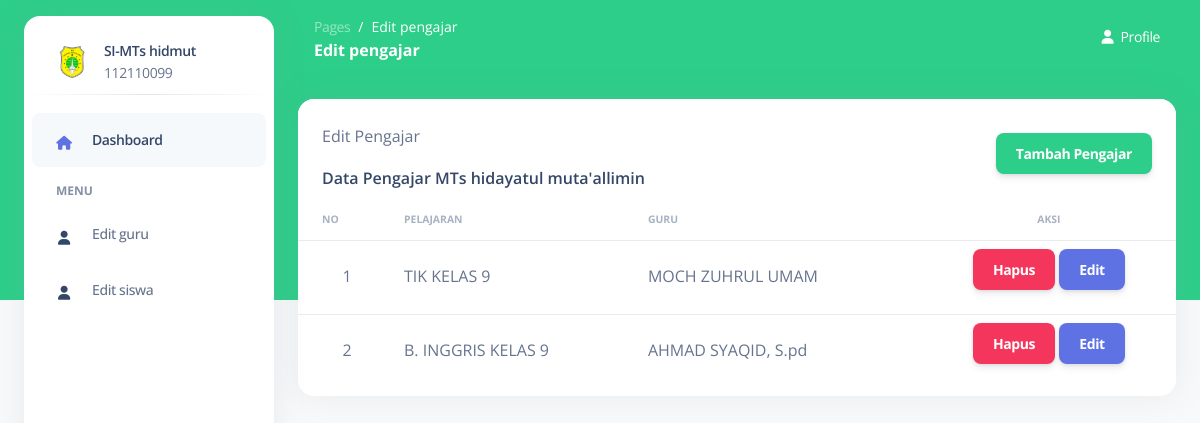
/edit-pengajar.php (signed in), run on the app's committed database.
### tables this page shows
CREATE TABLE `pengajar` (
  `ID_PENGAJAR` int(11) NOT NULL,
  `ID_PELAJARAN` int(11) DEFAULT NULL,
  `ID_GURU` int(11) DEFAULT NULL
);

CREATE TABLE `pelajaran` (
  `ID_PELAJARAN` int(11) NOT NULL,
  `KELAS` varchar(50) NOT NULL,
  `NAMA_PELAJARAN` varchar(50) NOT NULL
);

CREATE TABLE `guru` (
  `ID_GURU` int(11) NOT NULL,
  `NIP` varchar(50) DEFAULT NULL,
  `USERNAME` varchar(50) DEFAULT NULL,
  `PASSWORD` varchar(50) DEFAULT NULL,
  `NAMA` varchar(50) DEFAULT NULL,
  `GMAIL` varchar(50) DEFAULT NULL
);

### edit-pengajar.php (the view, shortened to what this page needs)
<?php
include_once ('koneksi.php');
?>
<!DOCTYPE html>
<html lang="en">
<head>
    <link href="public/front-end/assets/css/nucleo-icons.css" rel="stylesheet" />
    <link href="public/front-end/assets/css/nucleo-svg.css" rel="stylesheet" />
    <link href="public/front-end/assets/css/nucleo-svg.css" rel="stylesheet" />
    <link id="pagestyle" href="public/front-end/assets/css/argon-dashboard.css?v=2.0.4" rel="stylesheet" />
</head>
<body class="g-sidenav-show   bg-gray-100">
    <aside
        class="sidenav bg-white navbar navbar-vertical navbar-expand-xs border-0 border-radius-xl my-3 fixed-start ms-4 "
        id="sidenav-main">
        <div class="sidenav-header">
            <a class="navbar-brand m-0">
                <div class="d-flex align-items-center">
                    <img src="public/front-end/assets/img/logomts.svg" class="navbar-brand-img h-100" alt="main_logo">
                    <div class="ms-3">
                        <span class="font-weight-bold d-block">SI-MTs hidmut</span>
                        <span class="text-muted">112110099</span>
                    </div>
                </div>
            </a>
        </div>
        <hr class="horizontal dark mt-0">
        <div class="collapse navbar-collapse w-auto" id="sidenav-collapse-main">
            <ul class="navbar-nav">
                <li class="nav-item">
                    <a class="nav-link active" href="dashboard-admin.php">
                        <div
                            class="icon icon-shape icon-sm border-radius-md text-center me-2 d-flex align-items-center justify-content-center">
                            <i class="fas fa-home text-primary text-sm opacity-10"></i>
                        </div>
                        <span class="nav-link-text ms-1">Dashboard</span>
                    </a>
                </li>
                <li class="nav-item mt-3">
                    <h6 class="ps-4 ms-2 text-uppercase text-xs font-weight-bolder opacity-6">Menu</h6>
                </li>
                <li class="nav-item">
                    <a class="nav-link " href="edit-guru.php">
                        <div
                            class="icon icon-shape icon-sm border-radius-md text-center me-2 d-flex align-items-center justify-content-center">
                            <i class="fas fa-user text-dark text-sm opacity-10"></i>
                        </div>
                        <span class="nav-link-text ms-1">Edit guru</span>
                    </a>
                </li>
                <li class="nav-item">
                    <a class="nav-link " href="edit-siswa.php">
                        <div
                            class="icon icon-shape icon-sm border-radius-md text-center me-2 d-flex align-items-center justify-content-center">
                            <i class="fas fa-user text-dark text-sm opacity-10"></i>
                        </div>
                        <span class="nav-link-text ms-1">Edit siswa</span>
                    </a>
                </li>
            </ul>
        </div>
    </aside>
    <main class="main-content position-relative border-radius-lg ">
        <nav class="navbar navbar-main navbar-expand-lg px-0 mx-4 shadow-none border-radius-xl " id="navbarBlur"
            data-scroll="false">
            <div class="container-fluid py-1 px-3">
                <nav aria-label="breadcrumb">
                    <ol class="breadcrumb bg-transparent mb-0 pb-0 pt-1 px-0 me-sm-6 me-5">
                        <li class="breadcrumb-item text-sm"><a class="opacity-5 text-white"
                                href="javascript:;">Pages</a></li>
                        <li class="breadcrumb-item text-sm text-white active" aria-current="page">Edit pengajar</li>
                    </ol>
                    <h6 class="font-weight-bolder text-white mb-0">Edit pengajar</h6>
                </nav>
                <li class="nav-item dropdown pe-0 d-flex ">
                    <a href="javascript:;" class="nav-link text-white p-0" id="dropdownMenuButton"
                        data-bs-toggle="dropdown" aria-expanded="false">
                        <i class="fa fa-user me-sm-1"></i>
                        <span class="d-sm-inline d-none text-white">Profile</span>
                    </a>
                </li>
            </div>
        </nav>
        <?php
        $query = "SELECT * FROM pengajar";
        $result = mysqli_query($koneksi, $query);
        if ($result) {
            ?>
            <div class="container-fluid py-4">
                <div class="row">
                    <div class="col-12">
                        <div class="card mb-4">
                            <div class="card-header pb-0">
                                <div class="row align-items-center">
                                    <div class="col">
                                        <p>Edit Pengajar</p>
                                        <h6>Data Pengajar MTs hidayatul muta'allimin</h6>
                                    </div>
                                    <div class="col-12 col-md-auto mt-3 mt-md-0">
                                        <button class="btn btn-success" data-bs-toggle="modal"
                                            data-bs-target="#addModal">Tambah Pengajar</button>
                                    </div>
                                </div>
                            </div>
                            <div class="card-body px-0 pt-0 pb-2">
                                <div class="table-responsive p-0">
                                    <table class="table align-items-center mb-0">
                                        <thead>
                                            <tr>
                                                <th
                                                    class="text-uppercase text-secondary text-xxs font-weight-bolder opacity-7">
                                                    No</th>
                                                <th
                                                    class="text-uppercase text-secondary text-xxs font-weight-bolder opacity-7 ps-2">
                                                    Pelajaran</th>
                                                <th
                                                    class="text-uppercase text-secondary text-xxs font-weight-bolder opacity-7 ps-2">
                                                    Guru</th>
                                                <th
                                                    class="text-center text-uppercase text-secondary text-xxs font-weight-bolder opacity-7">
                                                    Aksi</th>
                                            </tr>
                                        </thead>
                                        <tbody>
                                            <?php
                                            $no = 1;
                                            while ($row = mysqli_fetch_assoc($result)) {
                                                $query_pelajaran = "SELECT NAMA_PELAJARAN FROM pelajaran WHERE ID_PELAJARAN = {$row['ID_PELAJARAN']}";
                                                $result_pelajaran = mysqli_query($koneksi, $query_pelajaran);
                                                $pelajaran = mysqli_fetch_assoc($result_pelajaran);
                                                $query_guru = "SELECT NAMA FROM guru WHERE ID_GURU = {$row['ID_GURU']}";
                                                $result_guru = mysqli_query($koneksi, $query_guru);
                                                $guru = mysqli_fetch_assoc($result_guru);
                                                ?>
                                                <tr>
                                                    <td class="text-center"><?php echo $no++; ?></td>
                                                    <td class="ps-2"><?php echo $pelajaran['NAMA_PELAJARAN']; ?></td>
                                                    <td class="ps-2"><?php echo $guru['NAMA']; ?></td>
                                                    <td class="text-center">
                                                        <button class="btn btn-danger" data-bs-toggle="modal"
                                                            data-bs-target="#deleteModal<?php echo $row['ID_PENGAJAR']; ?>">Hapus</button>
                                                        <button class="btn btn-primary" data-bs-toggle="modal"
                                                            data-bs-target="#editModal<?= $row['ID_PENGAJAR']; ?>">Edit</button>
                                                    </td>
                                                </tr>
                                            <?php } ?>
                                        </tbody>
                                    </table>
                                </div>
                            </div>
                        </div>
                    <?php } else {
            echo "Error: " . mysqli_error($koneksi);
        } ?>
                </div>
            </div>
    </main>
</body>
</html>

### public/front-end/assets/css/nucleo-svg.css (style rules this page uses)
.icon { display: inline-block; color: #111111; height: 1em; width: 1em; }
.icon-sm { height: 0.8em; width: 0.8em; }
.icon { fill: currentColor; stroke: none; }

### data on the page
pengajar: ID_PELAJARAN.NAMA_PELAJARAN "TIK KELAS 9", ID_GURU.NAMA "MOCH ZUHRUL UMAM"
pengajar: ID_PELAJARAN.NAMA_PELAJARAN "B. INGGRIS KELAS 9", ID_GURU.NAMA "AHMAD SYAQID, S.pd"
